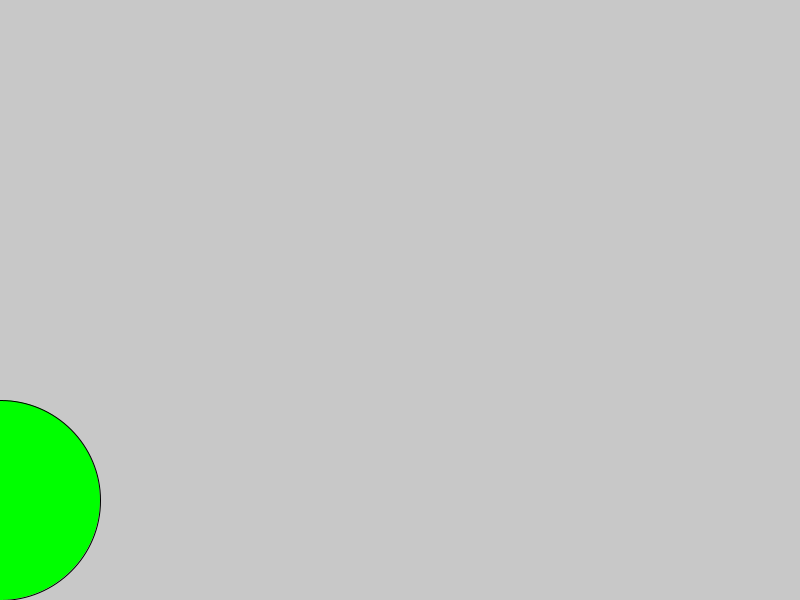
Frame 1 (no input)
Frame 60 (the mouse pressed at the canvas centre just before this capture): identical to frame 1, image omitted
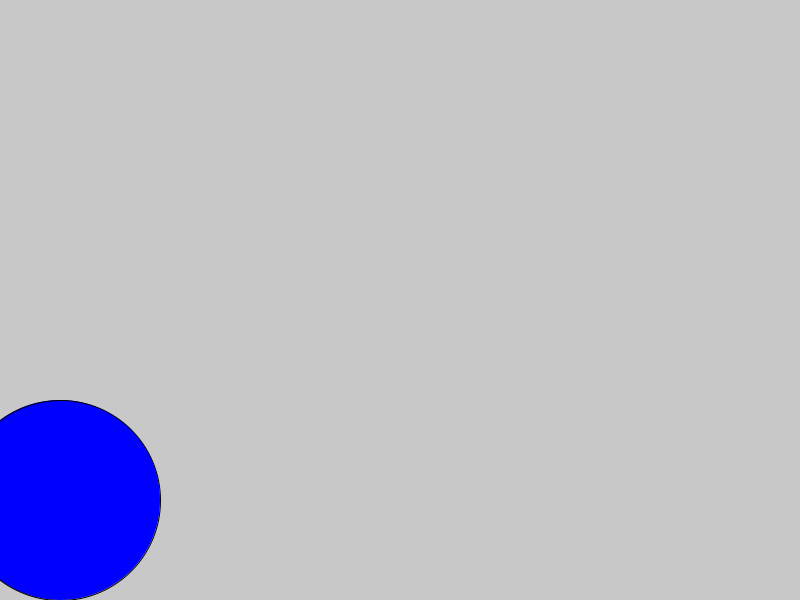
Frame 120 (the mouse held since frame 60 and released just before this capture)

The Processing sketch that drew these frames (run headless with seeded random() and noise(); from frame 60 on, the mouse is pressed at the canvas centre):

// Processing sketch: LogicalDotNoTrail
// ── LogicalDotNoTrail.pde
int x=0;
void setup(){
  size(800,600);
}
void draw(){
  background(200,200,200);
  if(mousePressed){
  fill(0,0,255);
  x++;
  }
  else{
    fill(0,255,0);
  }
  ellipse(x,500,200,200);
}

  
